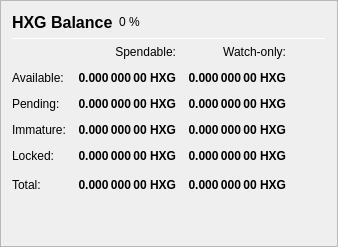
                   <widget class="QFrame" name="frame_Balances">
                    <property name="frameShape">
                     <enum>QFrame::StyledPanel</enum>
                    </property>
                    <property name="frameShadow">
                     <enum>QFrame::Raised</enum>
                    </property>
                    <layout class="QVBoxLayout" name="verticalLayout_4">
                     <item>
                      <layout class="QHBoxLayout" name="horizontalLayout_4">
                       <item>
                        <widget class="QLabel" name="label_5">
                         <property name="minimumSize">
                          <size>
                           <width>0</width>
                           <height>20</height>
                          </size>
                         </property>
                         <property name="font">
                          <font>
                           <pointsize>12</pointsize>
                           <weight>75</weight>
                           <bold>true</bold>
                          </font>
                         </property>
                         <property name="text">
                          <string>HXG Balance</string>
                         </property>
                        </widget>
                       </item>
                       <item>
                        <widget class="QLabel" name="labelHXGPercent">
                         <property name="text">
                          <string notr="true">0 %</string>
                         </property>
                        </widget>
                       </item>
                       <item>
                        <spacer name="horizontalSpacer_3">
                         <property name="orientation">
                          <enum>Qt::Horizontal</enum>
                         </property>
                         <property name="sizeHint" stdset="0">
                          <size>
                           <width>40</width>
                           <height>20</height>
                          </size>
                         </property>
                        </spacer>
                       </item>
                      </layout>
                     </item>
                     <item>
                      <widget class="Line" name="line_Balance">
                       <property name="minimumSize">
                        <size>
                         <width>0</width>
                         <height>1</height>
                        </size>
                       </property>
                       <property name="maximumSize">
                        <size>
                         <width>16777215</width>
                         <height>1</height>
                        </size>
                       </property>
                       <property name="orientation">
                        <enum>Qt::Horizontal</enum>
                       </property>
                      </widget>
                     </item>
                     <item>
                      <layout class="QGridLayout" name="gridLayout">
                       <property name="spacing">
                        <number>12</number>
                       </property>
                       <item row="0" column="1">
                        <widget class="QLabel" name="labelSpendable">
                         <property name="text">
                          <string>Spendable:</string>
                         </property>
                         <property name="alignment">
                          <set>Qt::AlignRight|Qt::AlignTrailing|Qt::AlignVCenter</set>
                         </property>
                        </widget>
                       </item>
                       <item row="0" column="2">
                        <widget class="QLabel" name="labelWatchonly">
                         <property name="text">
                          <string>Watch-only:</string>
                         </property>
                         <property name="alignment">
                          <set>Qt::AlignRight|Qt::AlignTrailing|Qt::AlignVCenter</set>
                         </property>
                        </widget>
                       </item>
                       <item row="1" column="0">
                        <widget class="QLabel" name="labelBalanceText">
                         <property name="text">
                          <string>Available:</string>
                         </property>
                        </widget>
                       </item>
                       <item row="1" column="1">
                        <widget class="QLabel" name="labelBalance">
                         <property name="font">
                          <font>
                           <weight>75</weight>
                           <bold>true</bold>
                          </font>
                         </property>
                         <property name="cursor">
                          <cursorShape>IBeamCursor</cursorShape>
                         </property>
                         <property name="toolTip">
                          <string>Your current spendable balance</string>
                         </property>
                         <property name="text">
                          <string notr="true">0.000 000 00 HXG</string>
                         </property>
                         <property name="alignment">
                          <set>Qt::AlignRight|Qt::AlignTrailing|Qt::AlignVCenter</set>
                         </property>
                         <property name="textInteractionFlags">
                          <set>Qt::LinksAccessibleByMouse|Qt::TextSelectableByKeyboard|Qt::TextSelectableByMouse</set>
                         </property>
                        </widget>
                       </item>
                       <item row="1" column="2">
                        <widget class="QLabel" name="labelWatchAvailable">
                         <property name="font">
                          <font>
                           <weight>75</weight>
                           <bold>true</bold>
                          </font>
                         </property>
                         <property name="cursor">
                          <cursorShape>IBeamCursor</cursorShape>
                         </property>
                         <property name="toolTip">
                          <string>Your current balance in watch-only addresses</string>
                         </property>
                         <property name="text">
                          <string notr="true">0.000 000 00 HXG</string>
                         </property>
                         <property name="alignment">
                          <set>Qt::AlignRight|Qt::AlignTrailing|Qt::AlignVCenter</set>
                         </property>
                         <property name="textInteractionFlags">
                          <set>Qt::LinksAccessibleByMouse|Qt::TextSelectableByKeyboard|Qt::TextSelectableByMouse</set>
                         </property>
                        </widget>
                       </item>
                       <item row="2" column="0">
                        <widget class="QLabel" name="labelPendingText">
                         <property name="text">
                          <string>Pending:</string>
                         </property>
                        </widget>
                       </item>
                       <item row="2" column="1">
                        <widget class="QLabel" name="labelUnconfirmed">
                         <property name="font">
                          <font>
                           <weight>75</weight>
                           <bold>true</bold>
                          </font>
                         </property>
                         <property name="cursor">
                          <cursorShape>IBeamCursor</cursorShape>
                         </property>
                         <property name="toolTip">
                          <string>Total of transactions that have yet to be confirmed, and do not yet count toward the spendable balance</string>
                         </property>
                         <property name="text">
                          <string notr="true">0.000 000 00 HXG</string>
                         </property>
                         <property name="alignment">
                          <set>Qt::AlignRight|Qt::AlignTrailing|Qt::AlignVCenter</set>
                         </property>
                         <property name="textInteractionFlags">
                          <set>Qt::LinksAccessibleByMouse|Qt::TextSelectableByKeyboard|Qt::TextSelectableByMouse</set>
                         </property>
                        </widget>
                       </item>
                       <item row="2" column="2">
                        <widget class="QLabel" name="labelWatchPending">
                         <property name="font">
                          <font>
                           <weight>75</weight>
                           <bold>true</bold>
                          </font>
                         </property>
                         <property name="cursor">
                          <cursorShape>IBeamCursor</cursorShape>
                         </property>
                         <property name="toolTip">
                          <string>Unconfirmed transactions to watch-only addresses</string>
                         </property>
                         <property name="text">
                          <string notr="true">0.000 000 00 HXG</string>
                         </property>
                         <property name="alignment">
                          <set>Qt::AlignRight|Qt::AlignTrailing|Qt::AlignVCenter</set>
                         </property>
                         <property name="textInteractionFlags">
                          <set>Qt::LinksAccessibleByMouse|Qt::TextSelectableByKeyboard|Qt::TextSelectableByMouse</set>
                         </property>
                        </widget>
                       </item>
                       <item row="3" column="0">
                        <widget class="QLabel" name="labelImmatureText">
                         <property name="text">
                          <string>Immature:</string>
                         </property>
                        </widget>
                       </item>
                       <item row="3" column="1">
                        <widget class="QLabel" name="labelImmature">
                         <property name="font">
                          <font>
                           <weight>75</weight>
                           <bold>true</bold>
                          </font>
                         </property>
                         <property name="cursor">
                          <cursorShape>IBeamCursor</cursorShape>
                         </property>
                         <property name="toolTip">
                          <string>Staked or masternode rewards that has not yet matured</string>
                         </property>
                         <property name="text">
                          <string notr="true">0.000 000 00 HXG</string>
                         </property>
                         <property name="alignment">
                          <set>Qt::AlignRight|Qt::AlignTrailing|Qt::AlignVCenter</set>
                         </property>
                         <property name="textInteractionFlags">
                          <set>Qt::LinksAccessibleByMouse|Qt::TextSelectableByKeyboard|Qt::TextSelectableByMouse</set>
                         </property>
                        </widget>
                       </item>
                       <item row="3" column="2">
                        <widget class="QLabel" name="labelWatchImmature">
                         <property name="font">
                          <font>
                           <weight>75</weight>
                           <bold>true</bold>
                          </font>
                         </property>
                         <property name="cursor">
                          <cursorShape>IBeamCursor</cursorShape>
                         </property>
                         <property name="toolTip">
                          <string>Staked or masternode rewards in watch-only addresses that has not yet matured</string>
                         </property>
                         <property name="text">
                          <string notr="true">0.000 000 00 HXG</string>
                         </property>
                         <property name="alignment">
                          <set>Qt::AlignRight|Qt::AlignTrailing|Qt::AlignVCenter</set>
                         </property>
                         <property name="textInteractionFlags">
                          <set>Qt::LinksAccessibleByMouse|Qt::TextSelectableByKeyboard|Qt::TextSelectableByMouse</set>
                         </property>
                        </widget>
                       </item>
                       <item row="4" column="0">
                        <widget class="QLabel" name="labelLockedBalanceText">
                         <property name="toolTip">
                          <string>Locked HXG or Masternode collaterals. These are excluded from zHXG minting.</string>
                         </property>
                         <property name="text">
                          <string>Locked:</string>
                         </property>
                        </widget>
                       </item>
                       <item row="4" column="1">
                        <widget class="QLabel" name="labelLockedBalance">
                         <property name="font">
                          <font>
                           <weight>75</weight>
                           <bold>true</bold>
                          </font>
                         </property>
                         <property name="cursor">
                          <cursorShape>IBeamCursor</cursorShape>
                         </property>
                         <property name="toolTip">
                          <string>Locked HXG or Masternode collaterals. These are excluded from zHXG minting.</string>
                         </property>
                         <property name="text">
                          <string notr="true">0.000 000 00 HXG</string>
                         </property>
                         <property name="alignment">
                          <set>Qt::AlignRight|Qt::AlignTrailing|Qt::AlignVCenter</set>
                         </property>
                         <property name="textInteractionFlags">
                          <set>Qt::LinksAccessibleByMouse|Qt::TextSelectableByKeyboard|Qt::TextSelectableByMouse</set>
                         </property>
                        </widget>
                       </item>
                       <item row="4" column="2">
                        <widget class="QLabel" name="labelWatchLocked">
                         <property name="font">
                          <font>
                           <weight>75</weight>
                           <bold>true</bold>
                          </font>
                         </property>
                         <property name="cursor">
                          <cursorShape>IBeamCursor</cursorShape>
                         </property>
                         <property name="toolTip">
                          <string>Current locked balance in watch-only addresses</string>
                         </property>
                         <property name="text">
                          <string notr="true">0.000 000 00 HXG</string>
                         </property>
                         <property name="alignment">
                          <set>Qt::AlignRight|Qt::AlignTrailing|Qt::AlignVCenter</set>
                         </property>
                         <property name="textInteractionFlags">
                          <set>Qt::LinksAccessibleByMouse|Qt::TextSelectableByKeyboard|Qt::TextSelectableByMouse</set>
                         </property>
                        </widget>
                       </item>
                       <item row="5" column="0">
                        <widget class="QLabel" name="labelTotalText">
                         <property name="toolTip">
                          <string>Your current Hexogen balance, unconfirmed and immature transactions included</string>
                         </property>
                         <property name="text">
                          <string>Total:</string>
                         </property>
                        </widget>
                       </item>
                       <item row="5" column="1">
                        <widget class="QLabel" name="labelTotal">
                         <property name="font">
                          <font>
                           <weight>75</weight>
                           <bold>true</bold>
                          </font>
                         </property>
                         <property name="cursor">
                          <cursorShape>IBeamCursor</cursorShape>
                         </property>
                         <property name="toolTip">
                          <string>Your current Hexogen balance, unconfirmed and immature transactions included</string>
                         </property>
                         <property name="text">
                          <string notr="true">0.000 000 00 HXG</string>
                         </property>
                         <property name="alignment">
                          <set>Qt::AlignRight|Qt::AlignTrailing|Qt::AlignVCenter</set>
                         </property>
                         <property name="textInteractionFlags">
                          <set>Qt::LinksAccessibleByMouse|Qt::TextSelectableByKeyboard|Qt::TextSelectableByMouse</set>
                         </property>
                        </widget>
                       </item>
                       <item row="5" column="2">
                        <widget class="QLabel" name="labelWatchTotal">
                         <property name="font">
                          <font>
                           <weight>75</weight>
                           <bold>true</bold>
                          </font>
                         </property>
                         <property name="cursor">
                          <cursorShape>IBeamCursor</cursorShape>
                         </property>
                         <property name="toolTip">
                          <string>Current total balance in watch-only addresses</string>
                         </property>
                         <property name="text">
                          <string notr="true">0.000 000 00 HXG</string>
                         </property>
                         <property name="alignment">
                          <set>Qt::AlignRight|Qt::AlignTrailing|Qt::AlignVCenter</set>
                         </property>
                         <property name="textInteractionFlags">
                          <set>Qt::LinksAccessibleByMouse|Qt::TextSelectableByKeyboard|Qt::TextSelectableByMouse</set>
                         </property>
                        </widget>
                       </item>
                       <item row="5" column="3">
                        <spacer name="horizontalSpacer_9">
                         <property name="orientation">
                          <enum>Qt::Horizontal</enum>
                         </property>
                         <property name="sizeHint" stdset="0">
                          <size>
                           <width>40</width>
                           <height>20</height>
                          </size>
                         </property>
                        </spacer>
                       </item>
                      </layout>
                     </item>
                     <item>
                      <spacer name="verticalSpacer_3">
                       <property name="orientation">
                        <enum>Qt::Vertical</enum>
                       </property>
                       <property name="sizeHint" stdset="0">
                        <size>
                         <width>20</width>
                         <height>40</height>
                        </size>
                       </property>
                      </spacer>
                     </item>
                    </layout>
                   </widget>
